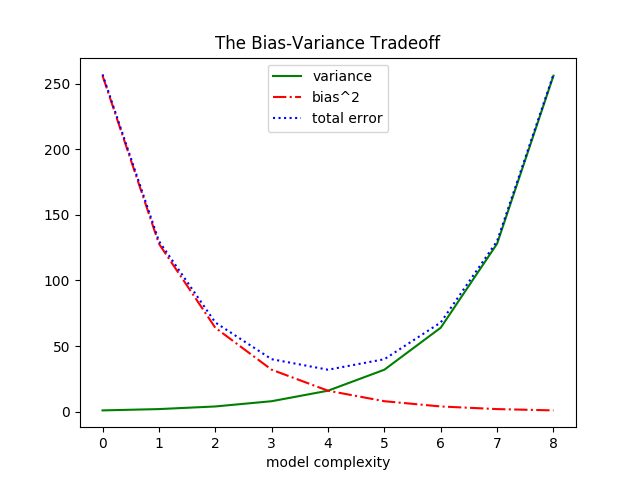

Write the Python code that produced this figure.
from matplotlib import pyplot as plt

variance = [1, 2, 4, 8, 16, 32, 64, 128, 256]
bias_squared = [256, 128, 64, 32, 16, 8, 4, 2, 1]
total_error = [x + y for x, y in zip(variance, bias_squared)]
xs = [i for i, _ in enumerate(variance)]

# we can make multiple calls to plt plot
# to show multiple series on the same chart
plt.plot(xs, variance, 'g-', label='variance')  # green solid line
plt.plot(xs, bias_squared, 'r-.', label='bias^2')  # red dot-dashed line
plt.plot(xs, total_error, 'b:', label='total error')  # blue dotted line

# because we've assigned labels  to each series
# we can get a legend for free
# loc=9 means "top center"
plt.legend(loc=9)
plt.xlabel("model complexity")
plt.title("The Bias-Variance Tradeoff")
plt.show()
